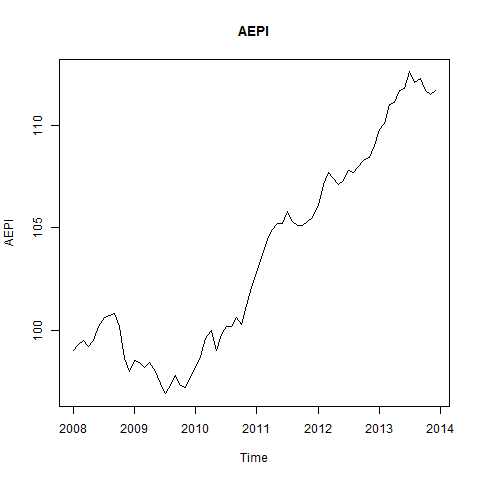

Here is the R script that generated this plot:
#Creates AEPI plot

png("Plots/AEPI_plot.png")
plot(AEPI, main="AEPI")
dev.off()